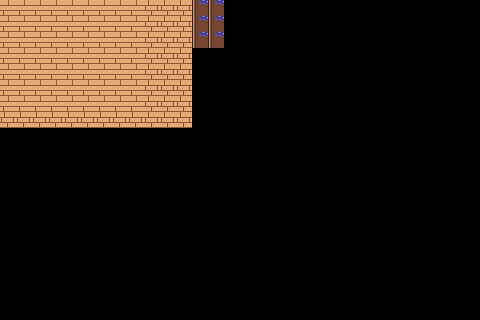

Below is a game level as drawn by its tile map, then a one-line description and the .tmx file that defines it, in full:
An orthogonal 30x20 tile map with 16x16 px tiles, 1 tile layer (Capa de patrones 1).

<map version="1.10" tiledversion="1.11.2" orientation="orthogonal" renderorder="right-down" width="30" height="20" tilewidth="16" tileheight="16" infinite="0" nextlayerid="2" nextobjectid="1">
 <tileset firstgid="1" source="Tiles-Aula.tsx" />
 <layer id="1" name="Capa de patrones 1" width="30" height="20">
  <data encoding="csv">
1,1,1,1,1,1,1,1,1,3,3,3,79,79,0,0,0,0,0,0,0,0,0,0,0,0,0,0,0,0,
1,1,1,1,1,1,1,1,1,3,3,3,79,79,0,0,0,0,0,0,0,0,0,0,0,0,0,0,0,0,
1,1,1,1,1,1,1,1,1,3,3,3,79,79,0,0,0,0,0,0,0,0,0,0,0,0,0,0,0,0,
1,1,1,1,1,1,1,1,1,3,3,3,0,0,0,0,0,0,0,0,0,0,0,0,0,0,0,0,0,0,
1,1,1,1,1,1,1,1,1,3,3,3,0,0,0,0,0,0,0,0,0,0,0,0,0,0,0,0,0,0,
1,1,1,1,1,1,1,1,1,3,3,3,0,0,0,0,0,0,0,0,0,0,0,0,0,0,0,0,0,0,
1,1,1,1,1,1,1,1,1,3,3,3,0,0,0,0,0,0,0,0,0,0,0,0,0,0,0,0,0,0,
3,3,3,3,3,3,3,3,3,3,3,3,0,0,0,0,0,0,0,0,0,0,0,0,0,0,0,0,0,0,
0,0,0,0,0,0,0,0,0,0,0,0,0,0,0,0,0,0,0,0,0,0,0,0,0,0,0,0,0,0,
0,0,0,0,0,0,0,0,0,0,0,0,0,0,0,0,0,0,0,0,0,0,0,0,0,0,0,0,0,0,
0,0,0,0,0,0,0,0,0,0,0,0,0,0,0,0,0,0,0,0,0,0,0,0,0,0,0,0,0,0,
0,0,0,0,0,0,0,0,0,0,0,0,0,0,0,0,0,0,0,0,0,0,0,0,0,0,0,0,0,0,
0,0,0,0,0,0,0,0,0,0,0,0,0,0,0,0,0,0,0,0,0,0,0,0,0,0,0,0,0,0,
0,0,0,0,0,0,0,0,0,0,0,0,0,0,0,0,0,0,0,0,0,0,0,0,0,0,0,0,0,0,
0,0,0,0,0,0,0,0,0,0,0,0,0,0,0,0,0,0,0,0,0,0,0,0,0,0,0,0,0,0,
0,0,0,0,0,0,0,0,0,0,0,0,0,0,0,0,0,0,0,0,0,0,0,0,0,0,0,0,0,0,
0,0,0,0,0,0,0,0,0,0,0,0,0,0,0,0,0,0,0,0,0,0,0,0,0,0,0,0,0,0,
0,0,0,0,0,0,0,0,0,0,0,0,0,0,0,0,0,0,0,0,0,0,0,0,0,0,0,0,0,0,
0,0,0,0,0,0,0,0,0,0,0,0,0,0,0,0,0,0,0,0,0,0,0,0,0,0,0,0,0,0,
0,0,0,0,0,0,0,0,0,0,0,0,0,0,0,0,0,0,0,0,0,0,0,0,0,0,0,0,0,0
</data>
 </layer>
</map>
